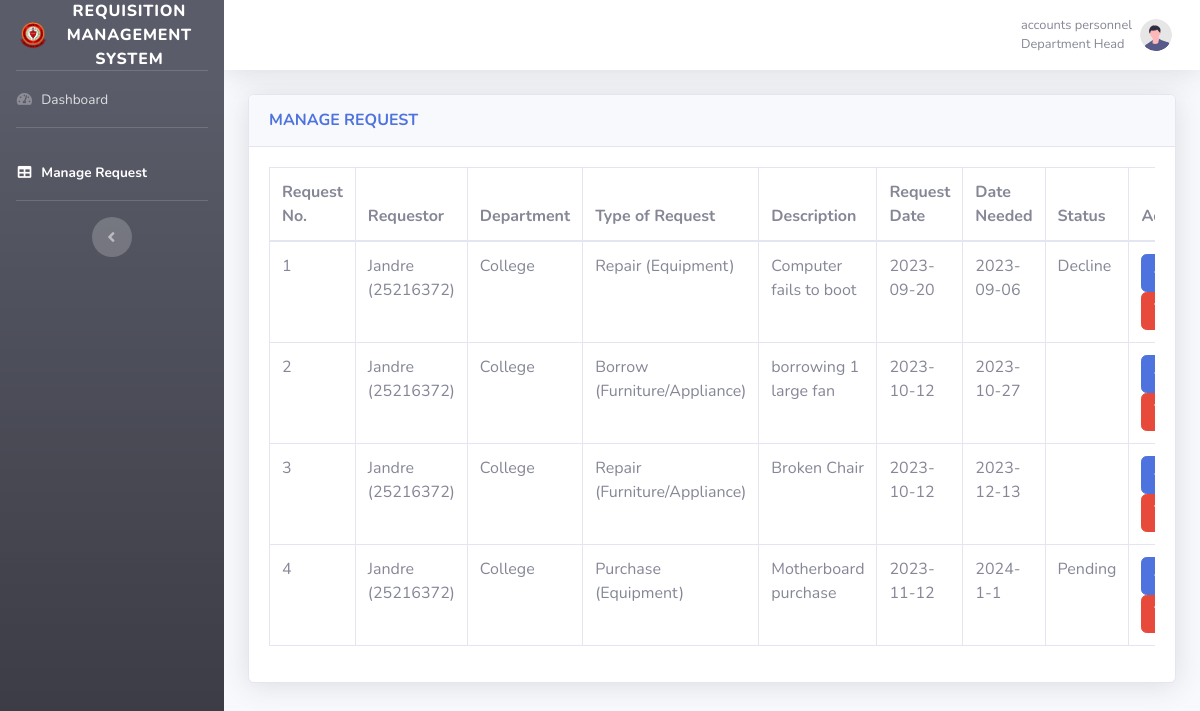
The page /RMS/manage-req.php (signed in) on the database as committed earlier.
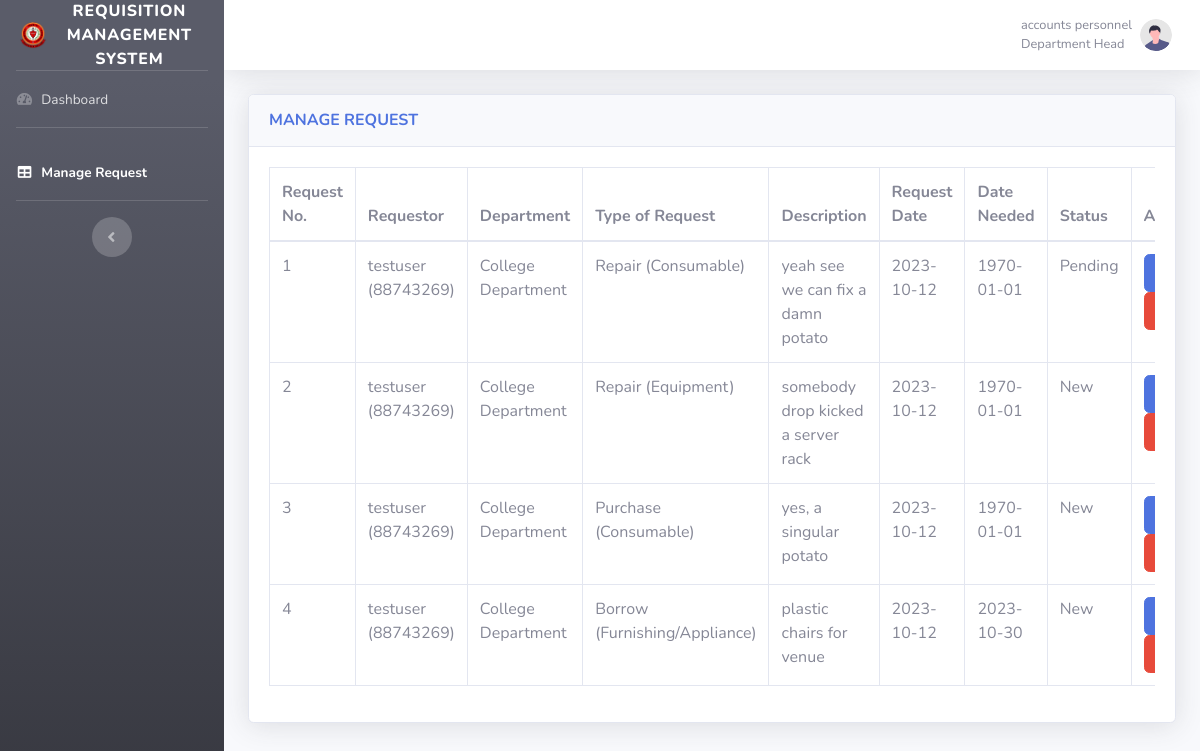
The same page on the database as committed later.
### tables this page shows
CREATE TABLE `requests` (
  `Requisition_No` int(11) NOT NULL,
  `User_Name` varchar(50) NOT NULL,
  `User_ID` varchar(50) NOT NULL,
  `Department` varchar(50) NOT NULL,
  `Date_Requested` varchar(50) NOT NULL,
  `Date_Needed` varchar(50) NOT NULL,
  `Request_Type` varchar(50) NOT NULL,
  `Product/Service` varchar(50) NOT NULL,
  `Quantity` int(50) NOT NULL,
  `Description` mediumtext NOT NULL,
  `Additional_Notes` mediumtext NOT NULL,
  `Noted_By` varchar(200) NOT NULL,
  `Approved_By` varchar(100) NOT NULL,
  `Status` varchar(25) NOT NULL
);

### RMS/manage-req.php (the view, shortened to what the changed rows need)
<?php
include('database/php/conn.php');
$GetReq = mysqli_query($conn, "SELECT * FROM `requests`");;
$ReqList = '';
while($Req = mysqli_fetch_assoc($GetReq))
{
	$ReqNo = $Req['Requisition_No'];
	$ReqName = $Req['User_Name'];
	$ReqID = $Req['User_ID'];
	$ReqDept = $Req['Department'];
	$ReqType = $Req['Request_Type'];
	$ReqServ = $Req['Product/Service'];
	$ReqDesc = $Req['Description'];
	$ReqDate = $Req['Date_Requested'];
	$NeedDate = $Req['Date_Needed'];
	$Status = $Req['Status'];
	$ReqList .= '
	<tr>
	<td>'.$ReqNo.'</td>
	<td>'.$ReqName.' ('.$ReqID.')</td>
	<td>'.$ReqDept.'</td>
	<td>'.$ReqType.' ('.$ReqServ.')</td>
	<td>'.$ReqDesc.'</td>
	<td>'.$ReqDate.'</td>
	<td>'.$NeedDate.'</td>
	<td>'.$Status.'</td>
	<td>
	<button class="btn btn-primary view-btn" data-toggle="modal" data-target="#viewModal'.$ReqNo.'"><i class="fas fa-eye"></i></button>
	<button class="btn btn-danger delete-btn" data-toggle="modal" data-target="#deleteModal'.$ReqNo.'"><i class="fas fa-trash"></i></button>
	</td>
	</tr>
	';
}
?>
<!DOCTYPE html>
<html lang="en">
<head>
    <link href="vendor/fontawesome-free/css/all.min.css" rel="stylesheet" type="text/css">
    <link href="css/admin-dash-2.min.css" rel="stylesheet">
</head>
<body id="page-top">
    <div id="wrapper">
        <div id="content-wrapper" class="d-flex flex-column">
            <div id="content">
                <div class="container-fluid">
                    <div class="card shadow mb-4">
                        <div class="card-body">
                            <div class="table-responsive">
                                <table class="table table-bordered" id="dataTable" width="100%" cellspacing="0">
                                    <thead>
                                        <tr>
                                        <th>Request No.</th>
                                            <th>Requestor</th>
                                            <th>Department</th>
                                            <th>Type of Request</th>
                                            <th>Description</th>
                                            <th>Request Date</th>
                                            <th>Date Needed</th>
                                            <th>Status</th>
                                            <th>Action</th>
                                        </tr>
                                    </thead>
                                    <tbody>
                                        <?php echo $ReqList;?>
                                    </tbody>
                                </table>
                            </div>
                        </div>
                    </div>
                </div>
            </div>
        </div>
    </div>
</body>
</html>

Rows that differ between the two databases and show on the page:
changed requests id 1: User_Name "Jandre" → "testuser"; User_ID "25216372" → "88743269"; Department "College" → "College Department"; value "Equipment" → "Consumable"; Description "Computer fails to boot" → "yeah see we can fix a damn potato"; Date_Requested "2023-09-20" → "2023-10-12"; Date_Needed "2023-09-06" → "1970-01-01"; Status "Decline" → "Pending"
changed requests id 2: User_Name "Jandre" → "testuser"; User_ID "25216372" → "88743269"; Department "College" → "College Department"; Request_Type "Borrow" → "Repair"; value "Furniture/Appliance" → "Equipment"; Description "borrowing 1 large fan" → "somebody drop kicked a server rack"; Date_Needed "2023-10-27" → "1970-01-01"; Status (not shown) → "New"
changed requests id 3: User_Name "Jandre" → "testuser"; User_ID "25216372" → "88743269"; Department "College" → "College Department"; Request_Type "Repair" → "Purchase"; value "Furniture/Appliance" → "Consumable"; Description "Broken Chair" → "yes, a singular potato"; Date_Needed "2023-12-13" → "1970-01-01"; Status (not shown) → "New"
changed requests id 4: User_Name "Jandre" → "testuser"; User_ID "25216372" → "88743269"; Department "College" → "College Department"; Request_Type "Purchase" → "Borrow"; value "Equipment" → "Furnishing/Appliance"; Description "Motherboard purchase" → "plastic chairs for venue"; Date_Requested "2023-11-12" → "2023-10-12"; Date_Needed "2024-1-1" → "2023-10-30"; Status "Pending" → "New"
